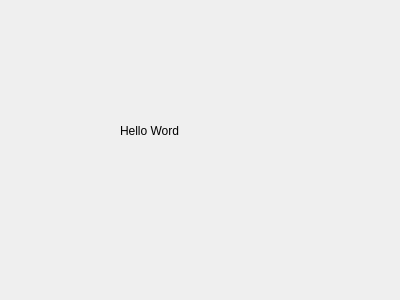
<?xml version="1.0" encoding="UTF-8"?>
<ui version="4.0">
 <class>Dialog</class>
 <widget class="QDialog" name="Dialog">
  <property name="geometry">
   <rect>
    <x>0</x>
    <y>0</y>
    <width>400</width>
    <height>300</height>
   </rect>
  </property>
  <property name="windowTitle">
   <string>Dialog</string>
  </property>
  <widget class="QLabel" name="label">
   <property name="geometry">
    <rect>
     <x>120</x>
     <y>120</y>
     <width>121</width>
     <height>21</height>
    </rect>
   </property>
   <property name="text">
    <string>Hello Word</string>
   </property>
  </widget>
 </widget>
 <resources/>
 <connections/>
</ui>
